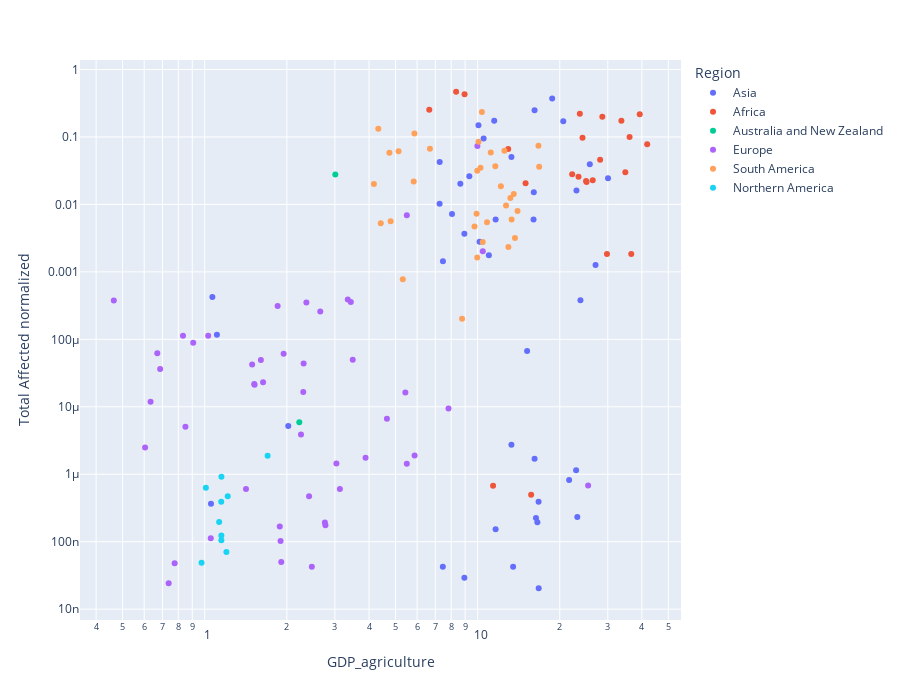

The code cell stored with this chart in its notebook:
### Code cell
df = px.data.gapminder()
fig = px.scatter(Affected_dataset, x='GDP_agriculture'
                 , y='Total Affected normalized', 
            color="Region", hover_name="Country Name",hover_data= ['Year'],
           log_x=True, log_y=True)

fig["layout"].pop("updatemenus") # optional, drop animation buttons
fig.update_layout(width=900, height=700)
fig.write_html("scatter_gdpc.html")
fig.show()

fig.write_html("GDP_agriculture.html")

### Figure 1 — Plotly figure (JSON) as saved in the notebook; plotly's stock layout.template omitted (floating-point values rounded to 4 significant figures)
{"data": [{"customdata": [[1993], [1996], [1997], [1999], [2000], [2000], [2002], [2002], [2002], [2003], [2005], [2005], [2005], [2007], [2007], [2008], [2008], [2008], [2009], [2009], [2010], [2010], [2010], [2012], [2013], [2013], [2013], [2014], [2015], [2015], [2015], [2015], [2015], [2016], [2016], [2016], [2017], [2017], [2018], [2018], [2019], [2019]], "hovertemplate": "<b>%{hovertext}</b><br><br>Region=Asia<br>GDP_agriculture=%{x}<br>Total Affected normalized=%{y}<br>Year=%{customdata[0]}<extra></extra>", "hovertext": ["India", "Pakistan", "Vietnam", "China", "Georgia", "Uzbekistan", "China", "China", "Vietnam", "Indonesia", "China", "China", "Pakistan", "Cyprus", "Turkiye", "China", "Japan", "Thailand", "India", "Kyrgyz Republic", "China", "Japan", "Thailand", "Thailand", "China", "China", "Japan", "China", "Indonesia", "India", "India", "Pakistan", "Philippines", "China", "India", "Sri Lanka", "China", "India", "India", "Pakistan", "India", "Sri Lanka"], "legendgroup": "Asia", "marker": {"color": "#636efa", "symbol": "circle"}, "mode": "markers", "name": "Asia", "orientation": "v", "showlegend": true, "type": "scatter", "x": [27.05, 23.2, 25.77, 16.06, 20.6, 30.06, 13.3, 13.3, 23.03, 15.19, 11.64, 11.64, 22.96, 2.024, 7.457, 10.17, 1.054, 10.07, 16.74, 18.76, 9.325, 1.108, 10.52, 11.5, 8.943, 8.943, 1.067, 8.643, 13.49, 16.17, 16.17, 23.82, 11.0, 8.057, 16.36, 7.262, 7.464, 16.56, 16.03, 21.65, 16.73, 7.256], "xaxis": "x", "y": [0.001268, 2.332e-07, 0.03944, 0.01517, 0.1707, 0.02434, 0.05042, 2.734e-06, 0.01612, 6.724e-05, 0.005963, 1.534e-07, 1.147e-06, 5.214e-06, 4.257e-08, 0.002793, 3.67e-07, 0.1485, 2.043e-08, 0.3715, 0.02616, 0.0001171, 0.09495, 0.1735, 0.003668, 2.934e-08, 0.0004237, 0.02021, 4.246e-08, 0.2495, 1.699e-06, 0.0003792, 0.001763, 0.007206, 2.241e-07, 0.04245, 0.001432, 1.949e-07, 0.00599, 8.192e-07, 3.904e-07, 0.01019], "yaxis": "y"}, {"customdata": [[1993], [1994], [1995], [1998], [1999], [2002], [2002], [2005], [2005], [2005], [2006], [2008], [2011], [2011], [2011], [2014], [2015], [2015], [2015], [2015], [2016], [2017], [2018]], "hovertemplate": "<b>%{hovertext}</b><br><br>Region=Africa<br>GDP_agriculture=%{x}<br>Total Affected normalized=%{y}<br>Year=%{customdata[0]}<extra></extra>", "hovertext": ["Mauritania", "Kenya", "Egypt, Arab Rep.", "Burkina Faso", "Uganda", "Guinea-Bissau", "Uganda", "Kenya", "Niger", "Uganda", "Mali", "Mozambique", "Niger", "Senegal", "Tanzania", "Burkina Faso", "Egypt, Arab Rep.", "Ethiopia", "Gambia, The", "Namibia", "Eswatini", "Zimbabwe", "Senegal"], "legendgroup": "Africa", "marker": {"color": "#EF553B", "symbol": "circle"}, "mode": "markers", "name": "Africa", "orientation": "v", "showlegend": true, "type": "scatter", "x": [28.65, 28.12, 15.71, 36.56, 34.79, 41.83, 23.43, 24.24, 39.28, 25.07, 29.79, 26.42, 33.65, 12.95, 24.98, 23.69, 11.39, 36.06, 22.21, 6.65, 8.96, 8.341, 14.99], "xaxis": "x", "y": [0.1996, 0.04592, 4.987e-07, 0.001848, 0.03007, 0.07778, 0.02564, 0.09765, 0.2165, 0.02147, 0.001835, 0.02289, 0.1736, 0.06601, 0.02219, 0.2201, 6.754e-07, 0.09954, 0.02801, 0.2541, 0.4306, 0.4678, 0.02055], "yaxis": "y"}, {"customdata": [[1995], [2014]], "hovertemplate": "<b>%{hovertext}</b><br><br>Region=Australia and New Zealand<br>GDP_agriculture=%{x}<br>Total Affected normalized=%{y}<br>Year=%{customdata[0]}<extra></extra>", "hovertext": ["Australia", "Australia"], "legendgroup": "Australia and New Zealand", "marker": {"color": "#00cc96", "symbol": "circle"}, "mode": "markers", "name": "Australia and New Zealand", "orientation": "v", "showlegend": true, "type": "scatter", "x": [3.01, 2.221], "xaxis": "x", "y": [0.02778, 5.921e-06], "yaxis": "y"}, {"customdata": [[1995], [1998], [2000], [2000], [2001], [2003], [2003], [2003], [2003], [2003], [2003], [2003], [2003], [2003], [2003], [2004], [2005], [2006], [2006], [2006], [2006], [2006], [2006], [2006], [2007], [2007], [2007], [2007], [2007], [2007], [2007], [2007], [2010], [2011], [2012], [2013], [2015], [2015], [2018], [2019], [2019], [2019], [2019], [2019], [2019], [2019], [2019]], "hovertemplate": "<b>%{hovertext}</b><br><br>Region=Europe<br>GDP_agriculture=%{x}<br>Total Affected normalized=%{y}<br>Year=%{customdata[0]}<extra></extra>", "hovertext": ["Spain", "Italy", "Greece", "Moldova", "Russian Federation", "Austria", "Belgium", "Germany", "Spain", "France", "United Kingdom", "Italy", "Luxembourg", "Portugal", "Russian Federation", "Spain", "Portugal", "Belgium", "Germany", "Spain", "France", "Netherlands", "Portugal", "Romania", "Austria", "Bulgaria", "Greece", "Hungary", "Italy", "Moldova", "Romania", "Slovak Republic", "Russian Federation", "Italy", "Moldova", "United Kingdom", "Belgium", "France", "Spain", "Austria", "Belgium", "Germany", "Spain", "France", "United Kingdom", "Italy", "Netherlands"], "legendgroup": "Europe", "marker": {"color": "#ab63fa", "symbol": "circle"}, "mode": "markers", "name": "Europe", "orientation": "v", "showlegend": true, "type": "scatter", "x": [3.885, 2.769, 5.435, 25.41, 5.876, 1.492, 1.029, 0.8323, 3.431, 1.85, 0.8496, 2.358, 0.4642, 2.651, 5.503, 3.128, 2.303, 0.9073, 0.7376, 2.412, 1.518, 1.946, 2.253, 7.821, 1.416, 4.652, 3.037, 3.487, 1.896, 9.983, 5.502, 2.296, 3.344, 1.883, 10.45, 0.6331, 0.6864, 1.606, 2.756, 1.052, 0.6701, 0.7758, 2.469, 1.522, 0.6045, 1.907, 1.636], "xaxis": "x", "y": [1.762e-06, 1.757e-07, 1.629e-05, 6.838e-07, 1.891e-06, 4.248e-05, 0.0001132, 0.0001133, 0.0003577, 0.0003131, 5.046e-06, 0.0003505, 0.0003764, 0.0002578, 0.006913, 6.058e-07, 4.399e-05, 8.912e-05, 2.428e-08, 4.73e-07, 2.181e-05, 6.118e-05, 3.896e-06, 9.437e-06, 6.027e-07, 6.627e-06, 1.448e-06, 4.972e-05, 1.027e-07, 0.0732, 1.437e-06, 1.656e-05, 0.0003902, 1.684e-07, 0.002028, 1.185e-05, 3.637e-05, 4.921e-05, 1.923e-07, 1.126e-07, 6.232e-05, 4.814e-08, 4.243e-08, 2.129e-05, 2.484e-06, 5.023e-08, 2.306e-05], "yaxis": "y"}, {"customdata": [[1998], [1999], [2000], [2001], [2001], [2001], [2004], [2004], [2005], [2007], [2008], [2008], [2009], [2009], [2009], [2012], [2012], [2012], [2013], [2013], [2013], [2013], [2014], [2014], [2014], [2014], [2014], [2014], [2016], [2018], [2018], [2018], [2019]], "hovertemplate": "<b>%{hovertext}</b><br><br>Region=South America<br>GDP_agriculture=%{x}<br>Total Affected normalized=%{y}<br>Year=%{customdata[0]}<extra></extra>", "hovertext": ["Brazil", "Paraguay", "Bolivia", "Brazil", "Nicaragua", "El Salvador", "Bolivia", "Honduras", "Paraguay", "Brazil", "Bolivia", "Paraguay", "Ecuador", "Honduras", "Paraguay", "Brazil", "Honduras", "Paraguay", "Bolivia", "Bolivia", "Ecuador", "Paraguay", "Bolivia", "Brazil", "Guatemala", "Honduras", "Nicaragua", "El Salvador", "Bolivia", "Honduras", "El Salvador", "Uruguay", "Argentina"], "legendgroup": "South America", "marker": {"color": "#FFA15A", "symbol": "circle"}, "mode": "markers", "name": "South America", "orientation": "v", "showlegend": true, "type": "scatter", "x": [4.75, 14.0, 12.97, 4.801, 16.81, 6.686, 13.32, 12.17, 12.71, 4.417, 10.44, 13.7, 9.914, 10.83, 10.25, 4.168, 13.57, 10.37, 9.967, 9.967, 8.769, 13.19, 9.74, 4.326, 10.07, 12.54, 16.71, 5.867, 11.17, 11.61, 5.133, 5.832, 5.319], "xaxis": "x", "y": [0.05847, 0.007959, 0.002328, 0.005611, 0.0362, 0.0668, 0.005968, 0.01862, 0.009675, 0.005242, 0.002783, 0.003189, 0.007292, 0.005437, 0.03507, 0.02, 0.01422, 0.235, 0.03168, 0.001628, 0.0002013, 0.01249, 0.004688, 0.1327, 0.08493, 0.06263, 0.07409, 0.1127, 0.05904, 0.03676, 0.0616, 0.02188, 0.0007796], "yaxis": "y"}, {"customdata": [[1998], [1999], [2000], [2001], [2002], [2005], [2006], [2011], [2012], [2018]], "hovertemplate": "<b>%{hovertext}</b><br><br>Region=Northern America<br>GDP_agriculture=%{x}<br>Total Affected normalized=%{y}<br>Year=%{customdata[0]}<extra></extra>", "hovertext": ["United States", "United States", "United States", "United States", "United States", "United States", "United States", "United States", "United States", "Canada"], "legendgroup": "Northern America", "marker": {"color": "#19d3f3", "symbol": "circle"}, "mode": "markers", "name": "Northern America", "orientation": "v", "showlegend": true, "type": "scatter", "x": [1.214, 1.151, 1.151, 1.129, 0.9737, 1.151, 1.009, 1.201, 1.149, 1.7], "xaxis": "x", "y": [4.713e-07, 9.21e-07, 1.24e-07, 1.965e-07, 4.867e-08, 1.049e-07, 6.301e-07, 7.061e-08, 3.919e-07, 1.889e-06], "yaxis": "y"}], "layout": {"height": 700, "legend": {"title": {"text": "Region"}, "tracegroupgap": 0}, "margin": {"t": 60}, "width": 900, "xaxis": {"anchor": "y", "autorange": true, "domain": [0, 1], "range": [-0.4575, 1.746], "title": {"text": "GDP_agriculture"}, "type": "log"}, "yaxis": {"anchor": "x", "autorange": true, "domain": [0, 1], "range": [-8.16, 0.1407], "title": {"text": "Total Affected normalized"}, "type": "log"}}}
